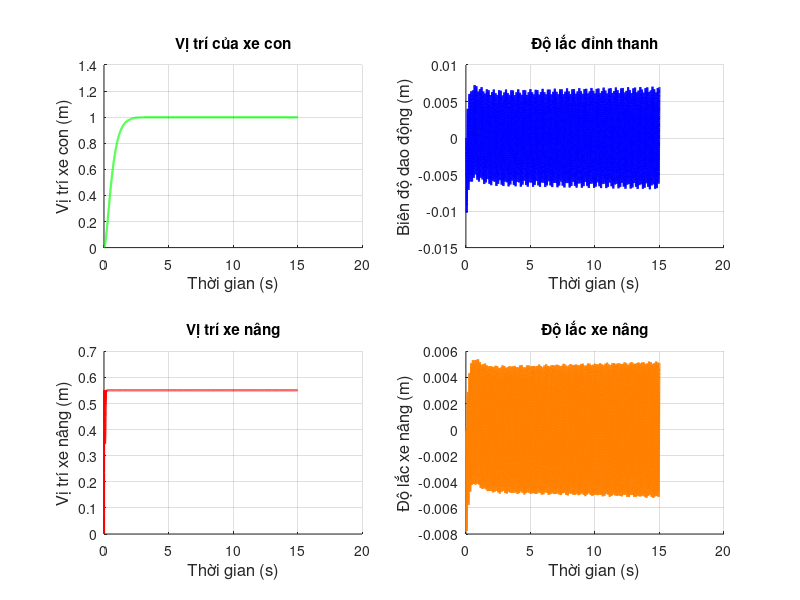
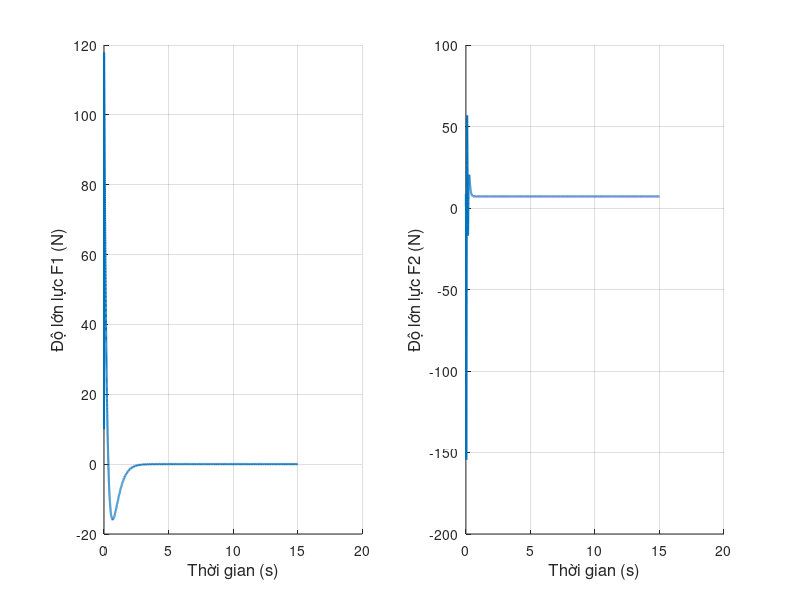

These figures' MATLAB source, in order:
clc;
close all;
clear;

% Cờ để thay đổi giữa ADRC và ADRC + IS
% flag = 1: ADRC; flag = 2: ADRC + IS
flag = 1; 
% Cờ để thay đổi giữa các bộ IS
% flag_is = 1: ZV; flag_is = 2: ZVD; flag = 3: ETM4
flag_is = 1;

%--------------------------------------------------------------------------
%                         Cài đặt các thông số
%--------------------------------------------------------------------------

% Thiết lập các thông số cho dầm
L = 0.63; EI = 0.754; rho_A = 0.297;
% Các vật nặng
mw = 13.1; mk = 0.04; mh = 0.86; g = 9.81;

% Thiết lập thông số không gian và thời gian
n = 9; r = 15000;
tmax = 15;
delta_Y = L/(n - 1); % Bước không gian
delta_t = tmax/(r - 1); % Bước thời gian

% Khởi tạo ma trận để lưu giá trị
w = zeros(n,r);
x3 = zeros(1,r); % Độ lắc của thanh tại x2 (x3)
x2 = 2;
wx2 = zeros(1,r);
dx2dt_2(1:3) = delta_Y;

% Lực tác động vào xe con
F1 = zeros(1,r);
F1(1:r) = 10;
    
% Lực tác động vào xe nâng
F2 = zeros(1,r);
F2(1:r) = 1;

%--------------------------------------------------------------------------
%                        Thông số bộ điều khiển ADRC
%--------------------------------------------------------------------------
T_set = 2; % Thời gian xác lập (s)
T_sample = 0.001; % Chu kỳ trích mẫu
s_CL = -6/T_set; % Điểm cực hàm truyền hệ kín
% Hệ số tỉ lệ
Kp = s_CL^2; Kd = -2*s_CL; K_ESO = 10; b01 = 1/mw; b02 = 1/mh;

% Bộ quan sát trạng thái ESO
s_ESO = K_ESO*s_CL; % Điểm cực 
z_ESO = exp(s_ESO*T_sample);

l1 = 1 - z_ESO^3; 
l2 = (3*(1 - z_ESO)^2*(1 + z_ESO))/(2*T_sample);
l3 = (1 - z_ESO)^3/(T_sample^2);

Ad = [1 T_sample (T_sample^2)/2; 0 1 T_sample; 0 0 1];
Bd = [b01*(T_sample^2)/2; b01*T_sample; 0];
Cd = [1 0 0];
Lc = [l1; l2; l3];

A_ESO = Ad - Lc*Cd*Ad;
B_ESO = Bd - Lc*Cd*Bd;

% Biến trạng thái xk = [x1k; x2k; x3k]
xd = zeros(3,r); 
xl = zeros(3,r);

x1_set = 1; % Giá trị đặt xe con
x2_set = 0.4; % Giá trị đặt xe nâng
%--------------------------------------------------------------------------
%                       Thông số bộ tạo dạng tín hiệu
%--------------------------------------------------------------------------
f = 6.13415; % Tần số dao động riêng của hệ

zeta = 0.01; K = exp((zeta*pi)/sqrt(1 - zeta^2)); 
mopt = 0.99; % Giá trị tối ưu cho bộ ETM

% Các thời điểm của các vector xung
t2 = 1/(2*f); t3 = 1/f;

%--------------------------------------------------------------------------
%    Mô phỏng chuyển động của dầm Euler - Bernoulli trong mô hình SMC
%--------------------------------------------------------------------------
for j = 3:(r - 1)
    wyyy0 = (w(3,j) - 2*w(2,j) + w(1,j))/(2*delta_Y^3);
    S2 = (F1(j + 1) - EI*wyyy0)/mw;
    w(1,j + 1) = 2*w(1,j) - w(1,j - 1) + delta_t^2*S2; % 5b
    for i = 3:(n - 2)
        % Đạo hàm theo Y
        wyyyy = (w(i + 2,j) - 4*w(i + 1,j) + 6*w(i,j) - 4*w(i - 1,j) + w(i - 2,j));
        S1 = (-EI/(rho_A*delta_Y^4))*wyyyy; 
        S4 = (-EI/(mh*delta_Y^3))*wyyyy;
        w(i,j + 1) = 2*w(i,j) - w(i,j - 1) + delta_t^2*S1; % 5a

        % Chuyển động của xe nâng
        dx3dt_2 = (x3(j + 1) - 2*x3(j) + x3(j - 1))/(2*delta_t^2);
        wyx2 = (w(x2 + 1,j - 1) - w(x2 - 1,j - 1))/(2*delta_Y^2);
        wx2(j + 1) = 2*wx2(j) - wx2(j - 1) + (F2(j + 1) - mh*g - mh*dx3dt_2*wyx2)/mh*delta_t^2; % 5c

        % Cập nhật vị trí x2
        if wx2(j + 1) < delta_Y
            x2 = 2;
            wx2(j + 1) = delta_Y;
        elseif wx2(j + 1) > L - delta_Y
            x2 = n - 1;
            wx2(j + 1) = L - delta_Y;
        else
            x2 = ceil(wx2(j + 1)/delta_Y);
        end

        % Độ lắc của thanh
        if wx2(j + 1) ~= x2
            w(i,j + 1) = 2*w(i,j) - w(i,j - 1) + delta_t^2*S1; % 5a
            x3(j + 1) = w(i,j + 1) - w(1,j + 1);
        else
            w(i,j + 1) = 2*w(i,j) - w(i,j - 1) + delta_t^2*S4; % 5d
            x3(j + 1) = w(i,j + 1) - w(1,j + 1);
        end
    end
    wyyyl = (-2*w(n,j) + 3*w(n - 1,j) - w(n - 2,j))/(2*delta_Y^3);
    S3 = (EI/mk)*wyyyl;
    w(2,j + 1) = w(1,j + 1);
    w(n,j + 1) = 2*w(n,j) - w(n,j - 1) + delta_t^2*S3; % 5e
    w(n - 1,j + 1) = (w(n,j + 1) + w(n - 2,j + 1))/2;
%--------------------------------------------------------------------------
%                 Bộ điều khiển ADRC cho xe con và xe nâng
%--------------------------------------------------------------------------
    if flag == 1
        % Xe con    
        xd(:,j + 2) = A_ESO*xd(:,j + 1) + B_ESO*F1(j + 1) + Lc*w(1,j + 1);
        F1(j + 2) = (Kp*(x1_set - xd(1,j + 2)) ...
                    - Kd*xd(2,j + 2) - xd(3,j + 2))/b01;
    
        % Xe nâng
        xl(:,j + 2) = A_ESO*xl(:,j + 1) + B_ESO*(F2(j + 1) - mh*g) ...
                      + Lc*wx2(j + 1);
        F2(j + 2) = (Kp*(x2_set - xl(1,j + 2)) - Kd*xl(2,j + 2) ...
                    - xl(3,j + 2))/b02 + mh*g;
    end
%--------------------------------------------------------------------------
%                      Bộ tạo dạng tín hiệu IS + ADRC
%--------------------------------------------------------------------------
    if flag == 2
        % IS
        if flag_is == 1 
            % Bộ tạo dạng tín hiệu ZV
            A1 = K/(1 + K); A2 = A1;
            x1_set_is = x1_set*(A1*unit_step(j*delta_t) ...
                        + A2*unit_step(j*delta_t - t2));
        elseif flag_is == 2 
            % Bộ tạo dạng tín hiệu ZVD
            A1 = (K/(1 + K))^2; 
            A2 = (2*K)/(1 + K)^2;
            A3 = 1/(1 + K)^2;
            x1_set_is = x1_set*(A1*unit_step(j*delta_t) + A2*unit_step(j*delta_t - t2) ...
                        + A3*unit_step(j*delta_t - t3));
        elseif flag_is == 3 
            % Bộ tạo dạng tín hiệu ETM4
            t2 = 1/(3*f); t3 = 2/(3*f); t4 = 1/f;
            I = (K^2*(1 + mopt))/(K^2 + (1 + mopt)*(K^(4/3) + K^(2/3)) + mopt);
            A1 = I/(1 + mopt); A2 = I/K^(2/3);
            A3 = I/K^(4/3); A4 = (mopt*I)/(K^2*(1 + mopt));
            x1_set_is = x1_set*(A1*unit_step(j*delta_t) + A2*unit_step(j*delta_t - t2) ...
                        + A3*unit_step(j*delta_t - t3)) + A4*unit_step(j*delta_t - t4);
        end
        % ADRC
        % Xe con
        xd(:,j + 2) = A_ESO*xd(:,j + 1) + B_ESO*F1(j + 1) + Lc*w(1,j + 1);
        F1(j + 2) = (Kp*(x1_set_is - xd(1,j + 2)) - Kd*xd(2,j + 2) - xd(3,j + 2))/b01;
        
        % Xe nâng
        xl(:,j + 2) = A_ESO*xl(:,j + 1) + B_ESO*(F2(j + 1) - mh*g) + Lc*wx2(j + 1);
        F2(j + 2) = (Kp*(x2_set - xl(1,j + 2)) - Kd*xl(2,j + 2) - xl(3,j + 2))/b02 + mh*g;
    end
end
%--------------------------------------------------------------------------

% Khởi tạo giá trị để mô phỏng
t_tr = 0:delta_t:tmax;

% Vẽ đồ thị
figure(1);
subplot(2,2,1);
grid on;
hold on;
plot(t_tr,w(1,:),'g','LineWidth',1.5);
title({'Vị trí của xe con'});
ylabel('Vị trí xe con (m)','FontSize',12);
xlabel('Thời gian (s)','FontSize',12);

subplot(2,2,2);
grid on;
hold on;
% Vị trí tương đối của mk so với xe con
plot(t_tr,w(n,:) - w(1,:),'b','LineWidth',1.5);
title({'Độ lắc đỉnh thanh'});
ylabel('Biên độ dao động (m)','FontSize',12);
xlabel('Thời gian (s)','FontSize',12);

subplot(2,2,3);
grid on;
hold on;
plot(t_tr,wx2,'r','LineWidth',1.5);
title({'Vị trí xe nâng'});
ylabel('Vị trí xe nâng (m)','FontSize',12);
xlabel('Thời gian (s)','FontSize',12);

subplot(2,2,4);
grid on;
hold on;
plot(t_tr,x3,'Color',[1 0.5 0],'LineWidth',1.5);
title({'Độ lắc xe nâng'});
ylabel('Độ lắc xe nâng (m)','FontSize',12);
xlabel('Thời gian (s)','FontSize',12);

figure(2);
subplot(1,2,1);
grid on;
hold on;
plot(t_tr,F1(1:r),'LineWidth',1.5);
ylabel('Độ lớn lực F1 (N)','FontSize',12);
xlabel('Thời gian (s)','FontSize',12);

subplot(1,2,2);
grid on;
hold on;
plot(t_tr,F2(1:r),'LineWidth',1.5);
ylabel('Độ lớn lực F2 (N)','FontSize',12);
xlabel('Thời gian (s)','FontSize',12);
